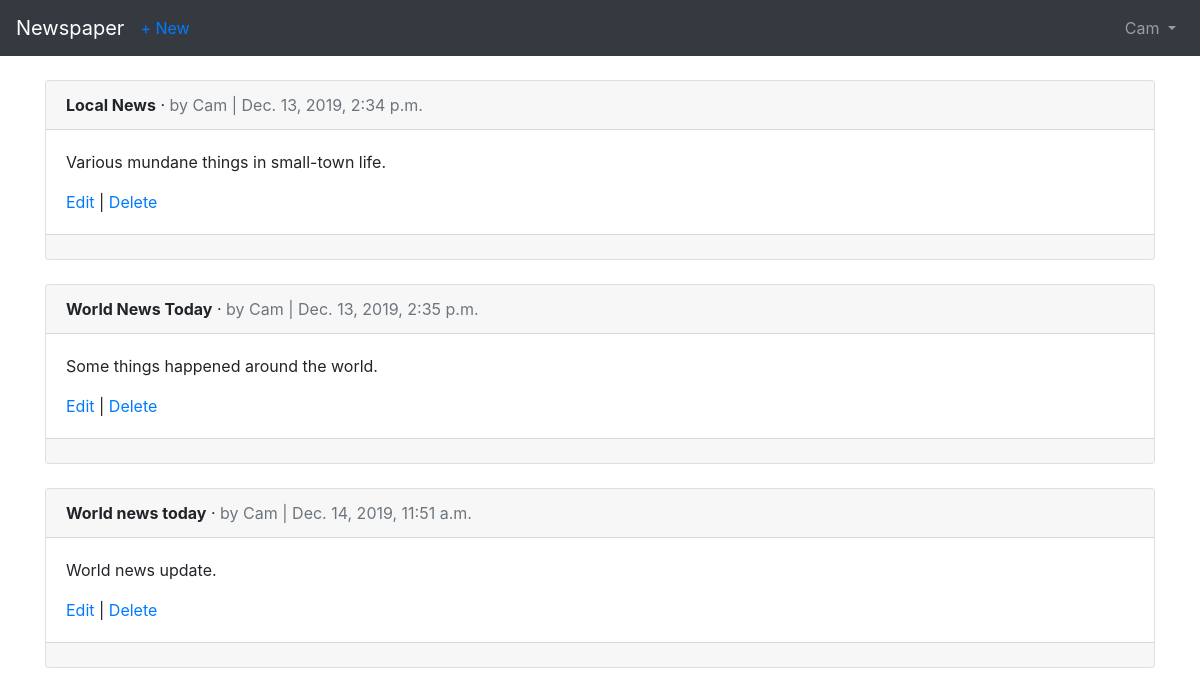
The page /articles/ (signed in) on the database as committed earlier.
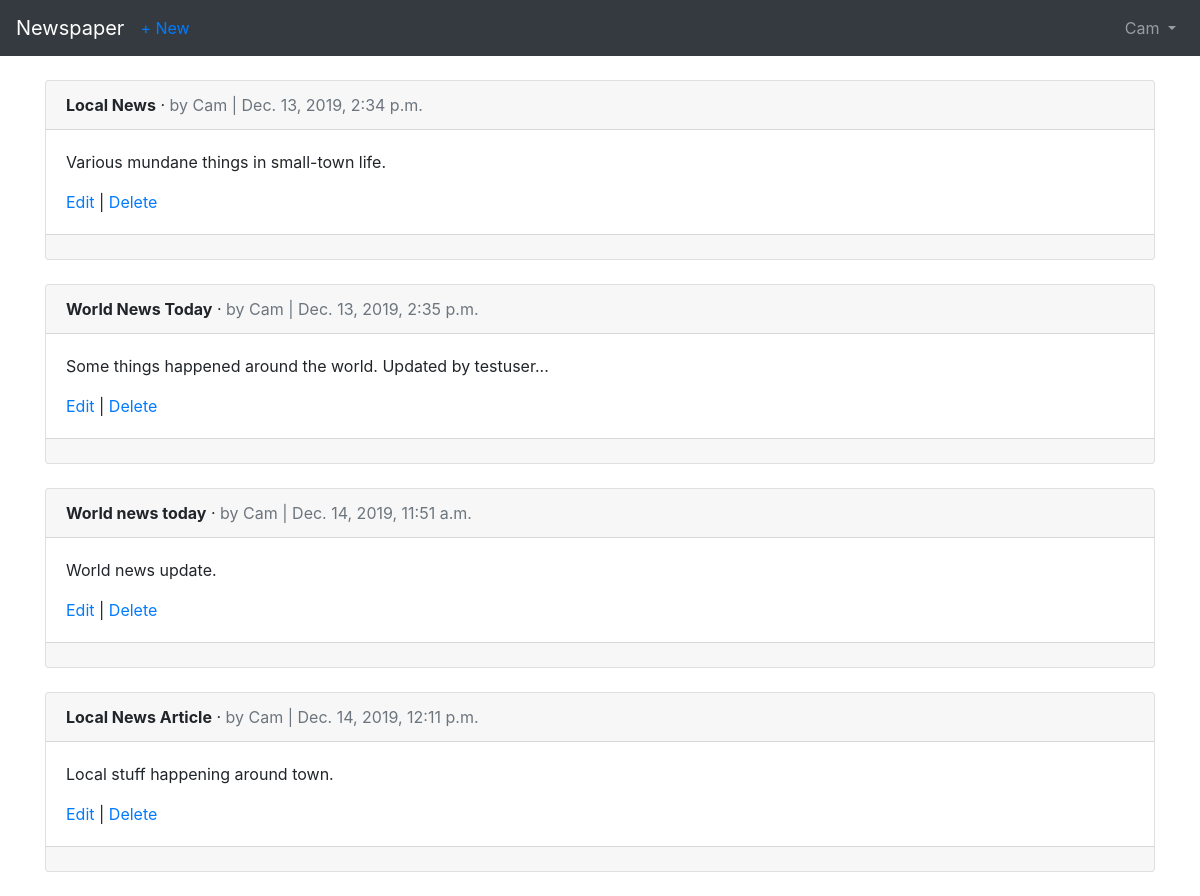
The same page on the database as committed later.
### articles/models.py (models this page shows, shortened)
class Article(models.Model):
    title = models.CharField(max_length=255)
    body = models.TextField()
    date = models.DateTimeField(auto_now_add=True)
    author = models.ForeignKey(
        get_user_model(),
        on_delete=models.CASCADE,
    )

### users/models.py (models this page shows)
class CustomUser(AbstractUser):
    age = models.PositiveIntegerField(null=True, blank=True)

### articles/views.py (the view)
# urls.py: path('', ArticleListView.as_view(), name='article_list'),
class ArticleListView(LoginRequiredMixin, ListView):
    model = Article
    template_name = 'article_list.html'
    login_url = 'login'

### templates/article_list.html (shortened to what this page needs)
{% extends 'base.html' %}
{% block content %}
  {% for article in object_list %}
    <div class="card">
      <div class="card-header">
        <span class="font-weight-bold">{{ article.title }}</span> &middot;
        <span class="text-muted">by {{ article.author }} | {{ article.date }}</span>
      </div>
      <div class="card-body">
        <p>{{ article.body }}</p>
        <a href="{% url 'article_edit' article.pk %}">Edit</a> |
        <a href="{% url 'article_delete' article.pk %}">Delete</a>
      </div>
      <div class="card-footer">
      </div>
    </div>
    <br />
  {% endfor %}
{% endblock content %}

Rows that differ between the two databases and show on the page:
changed Article "World News Today": body "Some things happened around the world." → "Some things happened around the world. Updated by testuser..."
added Article: title "Local News Article", author "Cam", date "Dec. 14, 2019, 12:11 p.m.", body "Local stuff happening around town."
